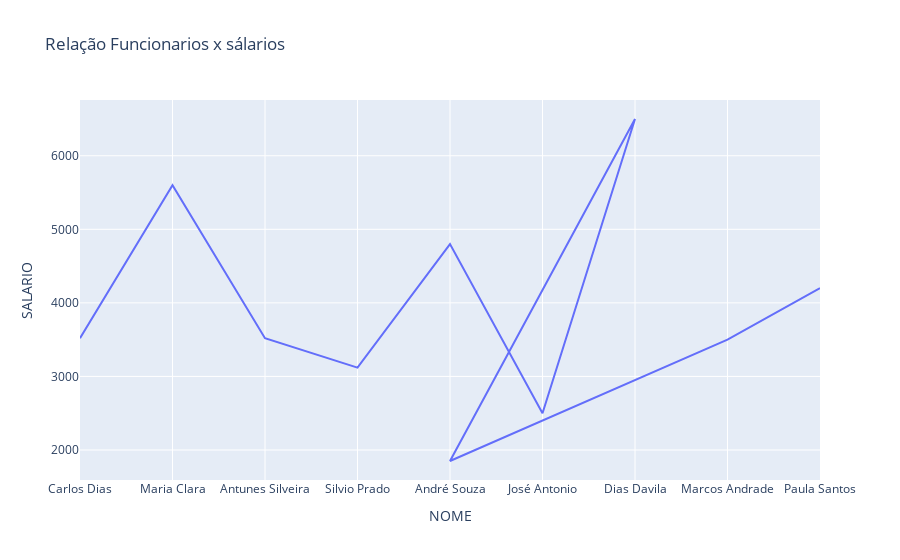

The notebook cell this image was saved under:
### Code cell
listar_funcionarios = "SELECT * FROM funcionarios"
df = dados.read_sql(listar_funcionarios, conexao)

analise1 = grafico.line(df, x='NOME', y='SALARIO', title = ' Relação Funcionarios x sálarios')
analise1.show()

### Figure 1 — Plotly figure (JSON) as saved in the notebook; plotly's stock layout.template omitted (floating-point values rounded to 4 significant figures)
{"data": [{"hovertemplate": "NOME=%{x}<br>SALARIO=%{y}<extra></extra>", "legendgroup": "", "line": {"color": "#636efa", "dash": "solid"}, "marker": {"symbol": "circle"}, "mode": "lines", "name": "", "orientation": "v", "showlegend": false, "type": "scatter", "x": ["Carlos Dias", "Maria Clara", "Antunes Silveira", "Silvio Prado", "André Souza", "José Antonio", "Dias Davila", "André Souza", "Marcos Andrade", "Paula Santos"], "xaxis": "x", "y": [3520, 5600, 3520, 3120, 4800, 2500, 6500, 1850, 3500, 4200], "yaxis": "y"}], "layout": {"autosize": true, "legend": {"tracegroupgap": 0}, "title": {"text": " Relação Funcionarios x sálarios"}, "xaxis": {"anchor": "y", "autorange": true, "domain": [0, 1], "range": [0, 8], "title": {"text": "NOME"}, "type": "category"}, "yaxis": {"anchor": "x", "autorange": true, "domain": [0, 1], "range": [1592.0, 6758.0], "title": {"text": "SALARIO"}, "type": "linear"}}}
